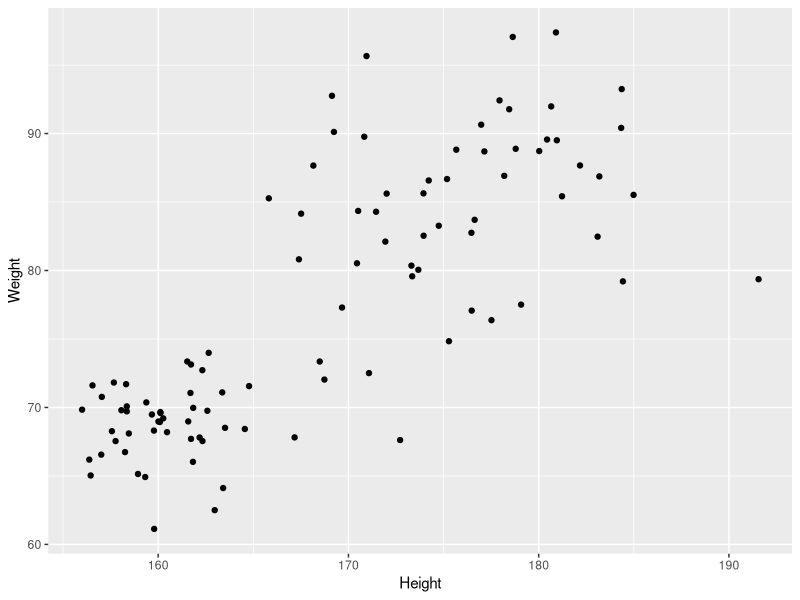
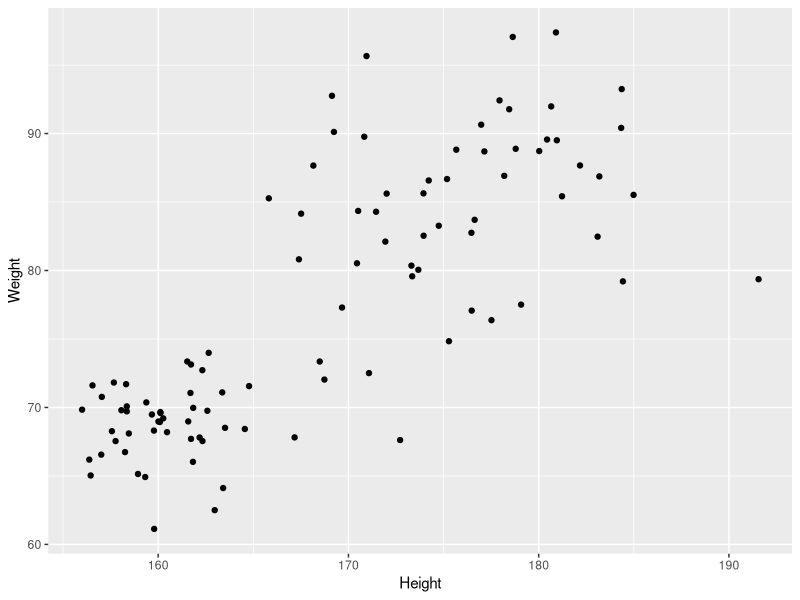
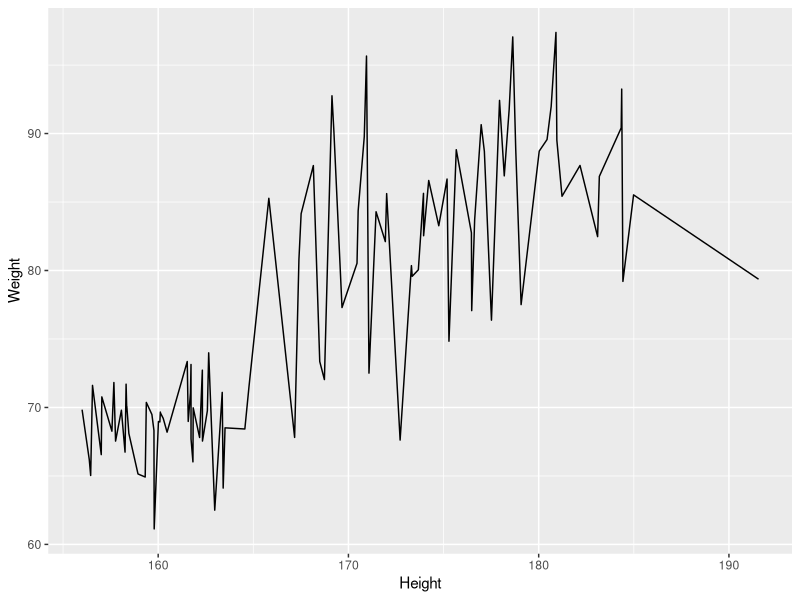
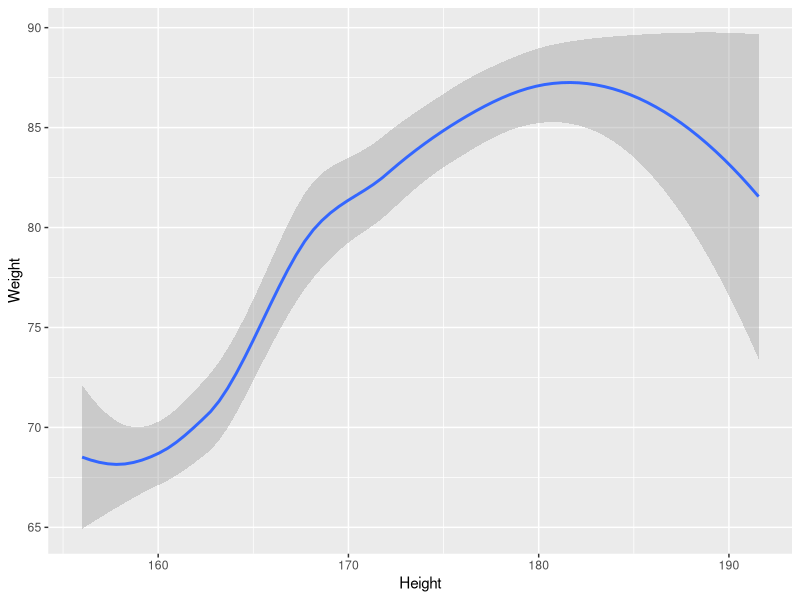
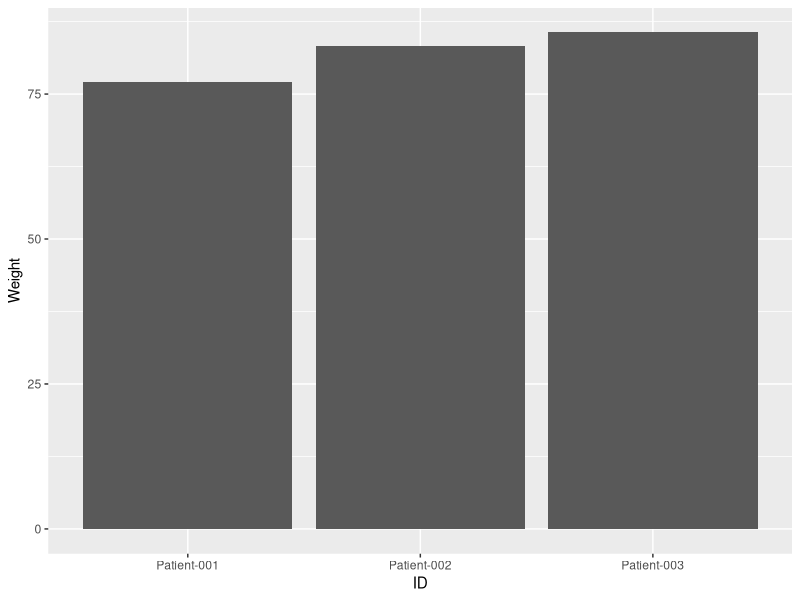
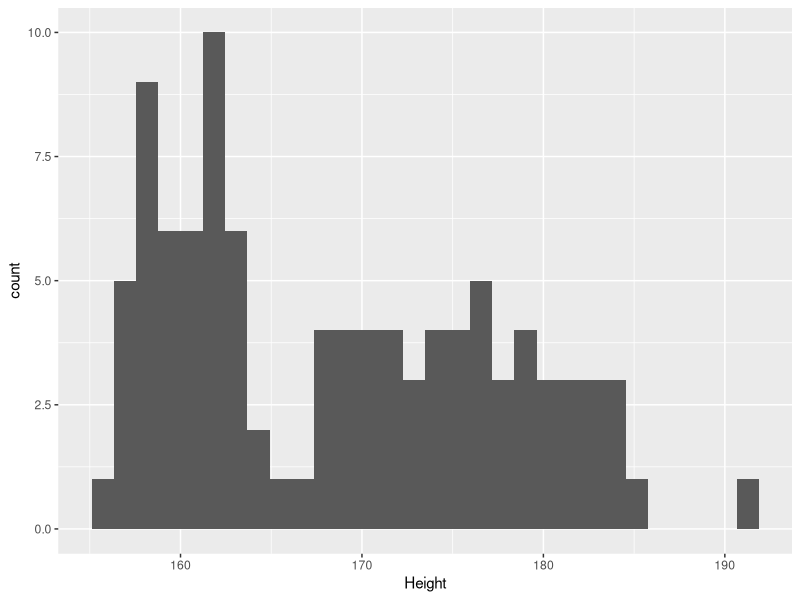
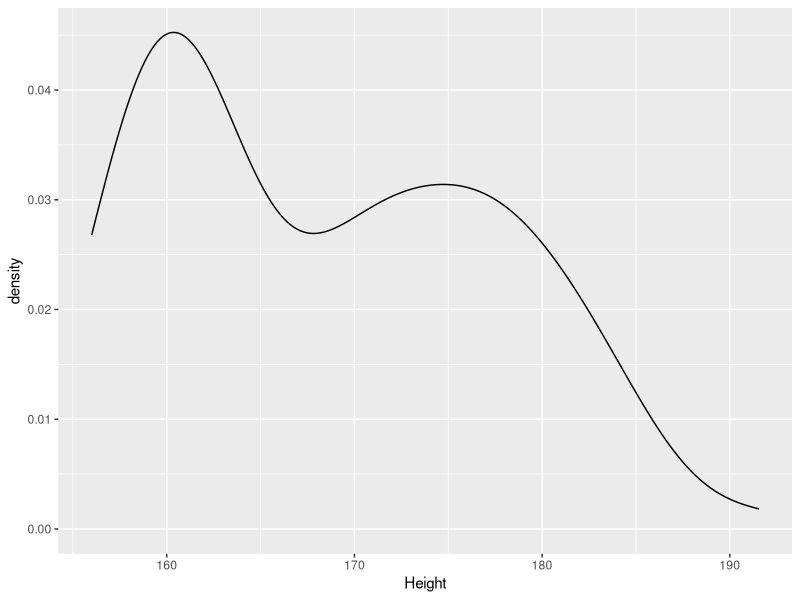
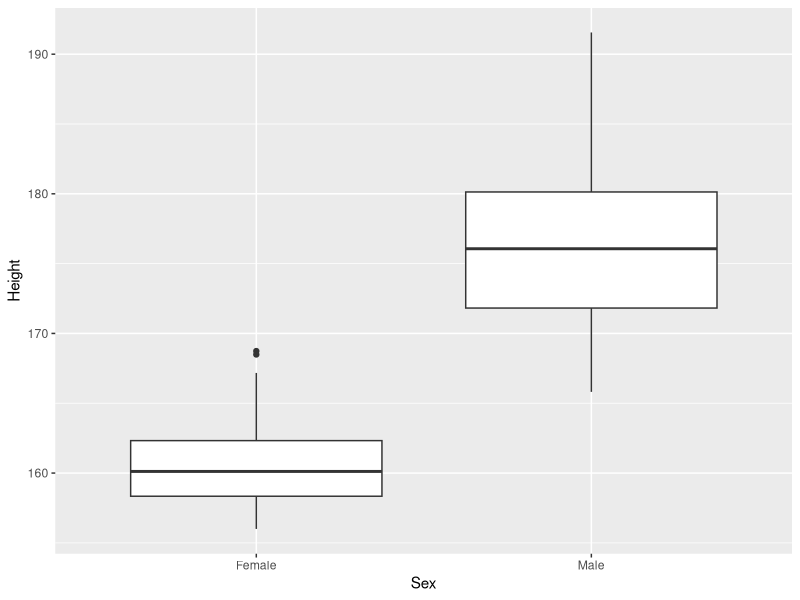

The R source for these figures, in order:
## ---- chunk 1
knitr::opts_chunk$set(echo = TRUE)
## ---- chunk 2
suppressPackageStartupMessages(library(tidyr))
suppressPackageStartupMessages(library(ggplot2))
suppressPackageStartupMessages(library(dplyr))
suppressPackageStartupMessages(library(stringr))
suppressPackageStartupMessages(library(lubridate))
## ---- chunk 3
library(tidyr)
library(ggplot2)
library(dplyr)
library(stringr)
library(lubridate)

patients_clean <- read.delim("patients_clean_ggplot2.txt",sep="\t")
knitr:::kable(head(patients_clean))
## ---- chunk 4
pcPlot <- ggplot(data=patients_clean)
class(pcPlot)
pcPlot$data[1:4,]
## ---- chunk 5
pcPlot$mapping
pcPlot$theme
pcPlot$layers
## ---- chunk 6
pcPlot <- ggplot(data=patients_clean)

pcPlot <- pcPlot+aes(x=Height,Weight)

pcPlot$mapping
pcPlot$theme
pcPlot$layers
## ---- chunk 7
pcPlot <- ggplot(data=patients_clean)

pcPlot <- pcPlot+aes(x=Height,Weight)
pcPlot <- pcPlot+geom_point()

pcPlot$mapping
pcPlot$theme
pcPlot$layers

## ---- chunk 8
pcPlot

## ---- chunk 9
pcPlot <- ggplot(data=patients_clean,
                 mapping=aes(x=Height,Weight))
pcPlot+geom_point()
## ---- chunk 10
pcPlot <- ggplot(data=patients_clean,
        mapping=aes(x=Height,Weight))

pcPlot_line <- pcPlot+geom_line() 

pcPlot_line

## ---- chunk 11
pcPlot <- ggplot(data=patients_clean,
        mapping=aes(x=Height,Weight))

pcPlot_smooth <- pcPlot+geom_smooth() 

pcPlot_smooth

## ---- chunk 12
pcPlot <- ggplot(data=patients_clean[1:3,],
        mapping=aes(x=ID,y=Weight))

pcPlot_bar <- pcPlot+geom_bar(stat="identity") 

pcPlot_bar


## ---- chunk 13
pcPlot <- ggplot(data=patients_clean,
        mapping=aes(x=Height))

pcPlot_hist <- pcPlot+geom_histogram() 

pcPlot_hist

## ---- chunk 14
pcPlot <- ggplot(data=patients_clean,
        mapping=aes(x=Height))

pcPlot_density <- pcPlot+geom_density() 

pcPlot_density

## ---- chunk 15

pcPlot <- ggplot(data=patients_clean,
        mapping=aes(x=Sex,y=Height))

pcPlot_boxplot <- pcPlot+geom_boxplot() 

pcPlot_boxplot
## ---- chunk 16

pcPlot <- ggplot(data=patients_clean,
        mapping=aes(x=Sex,y=Height))

pcPlot_violin <- pcPlot+geom_violin() 

pcPlot_violin
## ---- chunk 17
pcPlot <- ggplot(data=patients_clean,
                 mapping=aes(x=Height,y=Weight))
pcPlot+geom_point(colour="red")
## ---- chunk 18
pcPlot <- ggplot(data=patients_clean,
                 mapping=aes(x=Height,y=Weight))
pcPlot+geom_point()
## ---- chunk 19
pcPlot <- ggplot(data=patients_clean,
                 mapping=aes(x=Height,y=Weight,colour=Sex))
pcPlot+geom_point()
## ---- chunk 20
pcPlot <- ggplot(data=patients_clean,
                 mapping=aes(x=Height,y=Weight,shape=Sex))
pcPlot+geom_point()
## ---- chunk 21
pcPlot <- ggplot(data=patients_clean)
pcPlot+geom_point(aes(x=Height,y=Weight,colour=Sex))
pcPlot+geom_point(aes(x=Height,y=Weight,colour=Smokes))
pcPlot+geom_point(aes(x=Height,y=Weight,colour=Smokes,shape=Sex))
pcPlot+geom_violin(aes(x=Sex,y=Height,fill=Smokes))
## ---- chunk 22
?geom_point
## ---- chunk 23
pcPlot <- ggplot(data=patients_clean,aes(x=Height,y=Weight,colour=Sex))+geom_point()
pcPlot + facet_grid(Smokes~Sex)
## ---- chunk 24
pcPlot <- ggplot(data=patients_clean,aes(x=Height,y=Weight,colour=Sex))+geom_point()
pcPlot + facet_grid(~Sex)
## ---- chunk 25
pcPlot <- ggplot(data=patients_clean,aes(x=Height,y=Weight,colour=Sex))+geom_point()
pcPlot + facet_grid(Sex~.)
## ---- chunk 26
pcPlot <- ggplot(data=patients_clean,aes(x=Height,y=Weight,colour=Sex))+geom_point()
pcPlot + facet_wrap(~Smokes)
## ---- chunk 27
pcPlot <- ggplot(data=patients_clean,aes(x=Height,y=Weight,colour=Sex))+geom_point()
pcPlot + facet_wrap(~Pet+Smokes+Sex)
## ---- chunk 28
pcPlot + facet_grid(Smokes~Sex+Pet)
## ---- chunk 29

pcPlot +
  geom_point() +
  facet_grid(Smokes~Sex)+
  scale_x_continuous(name="height ('cm')",
                     limits = c(100,200),
                     breaks=c(125,150,175),
                     labels=c("small","justright","tall"))

## ---- chunk 30
pcPlot <- ggplot(data=patients_clean,aes(x=Sex,y=Height))
pcPlot +
  geom_violin(aes(x=Sex,y=Height)) +
  scale_x_discrete(labels=c("Girls","Guys"))

## ---- chunk 31
pcPlot <- ggplot(data=patients_clean,aes(x=Sex,y=Height,fill=Smokes))
pcPlot +
  geom_violin(aes(x=Sex,y=Height)) +
  scale_x_discrete(labels=c("Guys","Girls"))+
  scale_y_continuous(breaks=c(160,180),labels=c("Petite","Tall"))
## ---- chunk 32
pcPlot <- ggplot(data=patients_clean,
                 aes(x=Height,y=Weight,colour=Sex))
pcPlot + geom_point(size=4)
                  
## ---- chunk 33
pcPlot <- ggplot(data=patients_clean,
                 aes(x=Height,y=Weight,colour=Sex))
pcPlot + geom_point(size=4) + 
  scale_color_manual(values = c("Green","Purple"),
                     name="Gender")
                  
## ---- chunk 34
pcPlot <- ggplot(data=patients_clean,
                 aes(x=Height,y=Weight,colour=Pet))
pcPlot + geom_point(size=4) + 
  scale_color_brewer(palette = "Set2")
                  
## ---- chunk 35
pcPlot <- ggplot(data=patients_clean,
                 aes(x=Height,y=Weight,alpha=BMI))
pcPlot + geom_point(size=4) + 
  scale_alpha_continuous(range = c(0.5,1))
                  
## ---- chunk 36
pcPlot <- ggplot(data=patients_clean,
                 aes(x=Height,y=Weight,size=BMI))
pcPlot + geom_point(alpha=0.8) + 
  scale_size_continuous(range = c(3,6))
                  
## ---- chunk 37
pcPlot <- ggplot(data=patients_clean,
                 aes(x=Height,y=Weight,size=BMI))
pcPlot + geom_point() + scale_size_continuous(range = c(3,6), limits = c(25,40))
                  
## ---- chunk 38
pcPlot <- ggplot(data=patients_clean,
                 aes(x=Height,y=Weight,size=BMI))
pcPlot + geom_point() + scale_size_continuous(range = c(3,6) ,breaks=c(25,30),labels=c("Good","Good but not 25"))
                  
## ---- chunk 39
pcPlot <- ggplot(data=patients_clean,
                 aes(x=Height,y=Weight,colour=BMI))
pcPlot + geom_point(size=4,alpha=0.8) + 
  scale_colour_gradient(low = "White",high="Red")
                  
## ---- chunk 40
pcPlot <- ggplot(data=patients_clean,
                 aes(x=Height,y=Weight,colour=BMI))
pcPlot + geom_point(size=4,alpha=0.8) + 
  scale_colour_gradient2(low = "Blue",mid="Black",high="Red",midpoint = median(patients_clean$BMI))
## ---- chunk 41
pcPlot <- ggplot(data=patients_clean,
                 aes(x=Height,y=Weight,colour=BMI))
pcPlot + geom_point(size=4,alpha=0.8) + scale_colour_gradient2(low = "Blue",
                         mid="Black",
                         high="Red",
                         midpoint = median(patients_clean$BMI),
                         breaks=c(25,30),labels=c("Low","High"),
                         name="Body Mass Index")
## ---- chunk 42
pcPlot <- ggplot(data=patients_clean,
                 aes(x=Height,y=Weight,colour=BMI,shape=Sex))
pcPlot + geom_point(size=4,alpha=0.8)+ scale_shape_discrete(name="Gender") +scale_colour_gradient2(low = "Blue",mid="Black",high="Red",midpoint = median(patients_clean$BMI),
                         breaks=c(25,30),labels=c("Low","High"),
                         name="Body Mass Index")
                  
## ---- chunk 43
pcPlot <- ggplot(data=patients_clean,
        mapping=aes(x=Weight,y=Height))
pcPlot+geom_point()+stat_smooth()
## ---- chunk 44
pcPlot <- ggplot(data=patients_clean,
        mapping=aes(x=Weight,y=Height))
pcPlot+geom_point()+stat_smooth(method="lm")
## ---- chunk 45
pcPlot <- ggplot(data=patients_clean,
        mapping=aes(x=Weight,y=Height,colour=Sex))
pcPlot+geom_point()+stat_smooth(method="lm")
## ---- chunk 46
pcPlot <- ggplot(data=patients_clean,
        mapping=aes(x=Weight,y=Height,colour=Sex))
pcPlot+geom_point()+stat_smooth(aes(x=Weight,y=Height),method="lm",inherit.aes = F)
## ---- chunk 47
pcPlot <- ggplot(data=patients_clean,
        mapping=aes(x=Sex,y=Height))+geom_jitter()
pcPlot+stat_summary(fun.y=quantile,geom="point",colour="purple",size=8)
## ---- chunk 48
pcPlot <- ggplot(data=patients_clean,
        mapping=aes(x=Weight,y=Height))+geom_point()
pcPlot+theme_minimal()
## ---- chunk 49

pcPlot <- ggplot(data=patients_clean,
        mapping=aes(x=Weight,y=Height))+geom_point()
pcPlot+theme(
            text = element_text(colour="red"),
            axis.text = element_text(colour="red")
           )
## ---- chunk 50

pcPlot <- ggplot(data=patients_clean,
        mapping=aes(x=Weight,y=Height))+geom_point()
pcPlot+theme(
            text = element_text(colour="red"),
            axis.text = element_text(colour="red"),
            axis.title.y = element_text(angle=0)
           )
## ---- chunk 51

pcPlot <- ggplot(data=patients_clean,
        mapping=aes(x=Weight,y=Height))+
  geom_point()+
  facet_grid(Sex~Smokes)
pcPlot+theme(
            text = element_text(colour="red"),
            axis.text = element_text(colour="red"),
            axis.title.y = element_text(angle=0),
            axis.line = element_line(linetype = 0),
            panel.background=element_rect(fill="white"),
            strip.background=element_rect(fill="cyan")
           )
## ---- chunk 52

pcPlot <- ggplot(data=patients_clean,
        mapping=aes(x=Weight,y=Height))+geom_point()
pcPlot+
  theme_bw()+
  theme(text = element_text(colour="red"))
## ---- chunk 53
pcPlot+
  theme(text = element_text(colour="red"))

pcPlot+
  theme_minimal()+
  theme(text = element_text(colour="red"))
## ---- chunk 54
  oldTheme <- theme_bw()
  newTheme_Plus <- theme_bw() +
  theme(text = element_text(colour="red"))
  newTheme_Replace <- theme_bw() %+replace%
  theme(text = element_text(colour="red"))
  oldTheme$text
  newTheme_Plus$text
  newTheme_Replace$text
## ---- chunk 55

pcPlot <- ggplot(data=patients_clean,
        mapping=aes(x=Weight,y=Height))+geom_point()
pcPlot+labs(title="Weight vs Height",y="Height (cm)")
## ---- chunk 56

pcPlot <- ggplot(data=patients_clean,
        mapping=aes(x=Height,y=Weight))+geom_point()
pcPlot+ggtitle("Weight vs Height")+ylab("Height (cm)")
## ---- chunk 57

pcPlot <- ggplot(data=patients_clean,
        mapping=aes(x=Weight,y=Height))+geom_point()
ggsave(pcPlot,filename = "anExampleplot.png",width = 15,height = 15,units = "cm")
